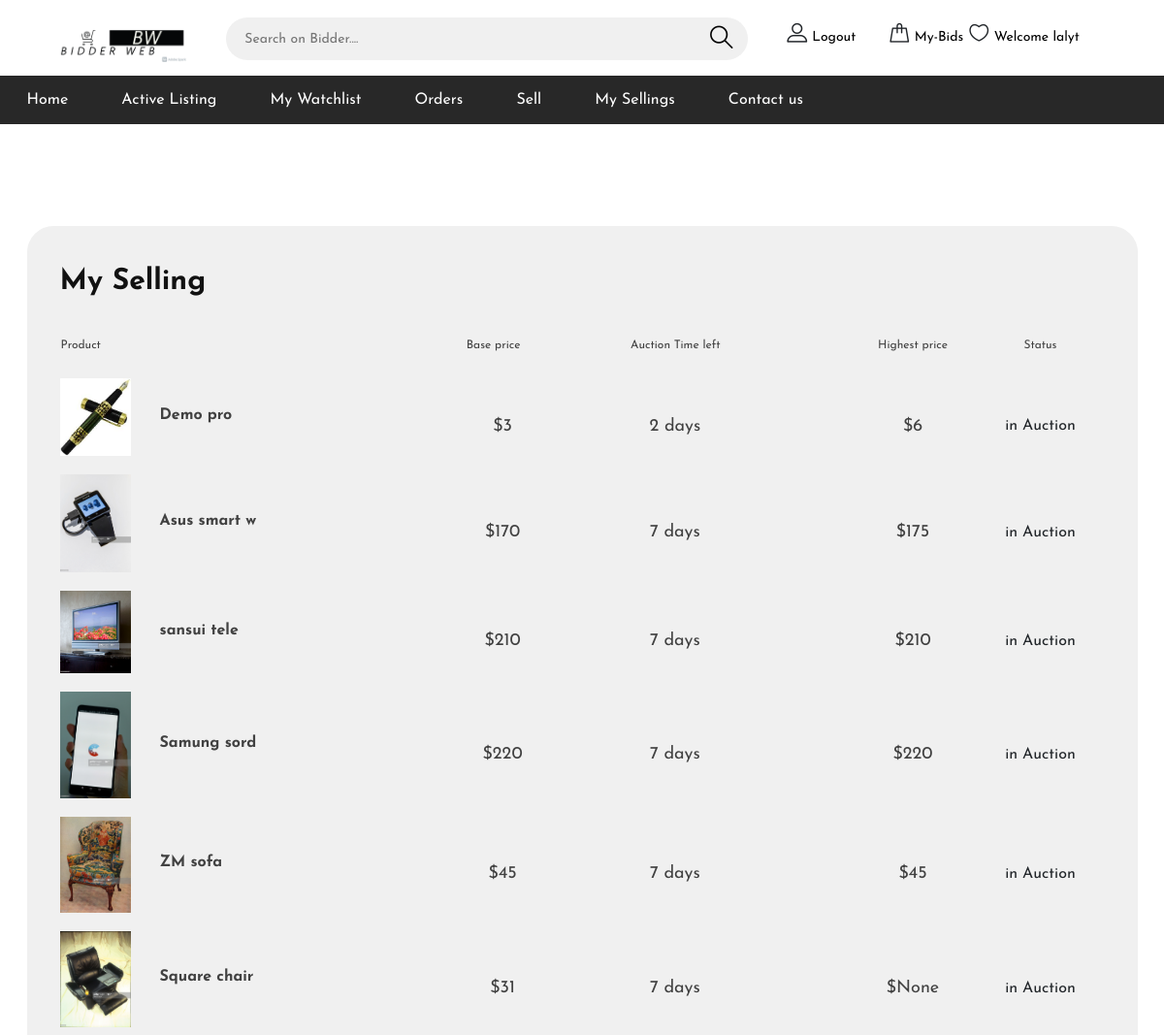
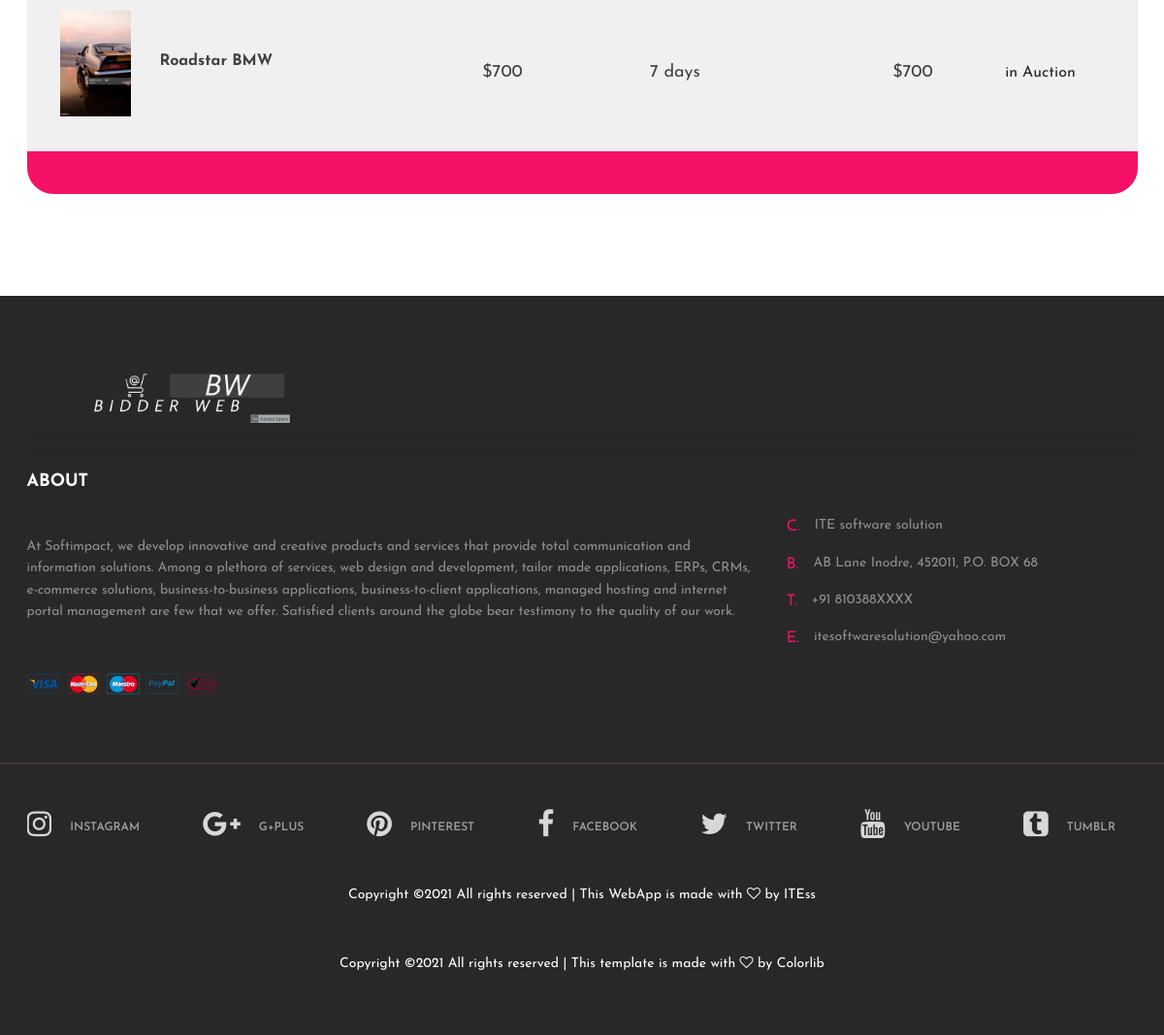
The page /sellingList (signed in) on the database its author committed (2 pictures, top to bottom).
### BidderWeb/models.py (models this page shows)
class product_data(models.Model):
    product_id = models.AutoField(primary_key=True)
    product_name = models.CharField(max_length=50)
    base_price = models.IntegerField()
    high_price = models.IntegerField(blank=True, null=True)
    buyer_id = models.IntegerField(blank=True, null=True)
    information =  models.CharField(max_length=500)
    auction_day_left = models.IntegerField(null=True)
    product_image = models.ImageField(upload_to='images/')
    user_id = models.ForeignKey(BWUser,null=True,blank=True,on_delete=models.CASCADE)

### BidderWeb/views.py (the view)
# urls.py: path('sellingList',views.sellingList),
def sellingList(request):
    if request.session.get('user_email') != None:
        user_id =  request.session.get('user_id')
        data = product_data.objects.filter(user_id = user_id ).order_by('-product_id')
        return render(request, 'sellingList.html',{'data':data})
    else:
        return render(request, 'login.html')

### templates/sellingList.html
{% extends 'base.html' %}
{% load static %}
{% block body %}
<section class="cart-section spad">
	<div class="container">
		<div class="row">
			<div class="col-lg-12">
				<div class="cart-table">
					<h3>My Selling</h3>
					<div class="cart-table-warp">
						<table>
							<thead>
								<tr>
									<th class="product-th">Product</th>
									<th class="quy-th">Base price</th>
									<th class="size-th">Auction Time left </th>
									<th class="total-th"> Highest price</th>
									<th class="total-th"> Status </th>
								</tr>
							</thead>
							<tbody>
								{% for d in data%}
								<tr>
									<td class="product-col">
										<a href="product?id={{d.product_id}}">
											<img src="media/{{d.product_image }}" alt="">
										</a>
										<div class="pc-title">
											<a href="product?id={{d.product_id}}">
												<h4>{{d.product_name}}</h4>
											</a>
										</div>
									</td>
									<td class="total-col">
										<h4>${{d.base_price}}</h4>
									</td>
									<td class="size-col">
										<h4>{{d.auction_day_left}} days</h4>
									</td>
									<td class="total-col">
										<h4>${{d.high_price}}</h4>
									</td>
									{% if d.auction_day_left != 0 %}
									<td class="total-col">in Auction</td>
									{% else %}
									<td class="total-col">sold at ${{d.high_price}}</td>
									{% endif %}
								</tr>
								{% endfor %}
							</tbody>
						</table>
					</div>
					<div class="total-cost">
					</div>
				</div>
			</div>
		</div>
</section>
{% endblock %}

### static/css/style.css (style rules this page uses)
html, body { height: 100%; font-family: 'Josefin Sans', sans-serif; -webkit-font-smoothing: antialiased; font-smoothing: antialiased; }
h1, h2, h3, h4, h5, h6 { margin: 0; color: #111111; font-weight: 600; }
h3 { font-size: 30px; }
h4 { font-size: 24px; }
img { max-width: 100%; }
.spad { padding-top: 105px; padding-bottom: 105px; }
.cart-table { padding: 40px 34px 0; background: #f0f0f0; border-radius: 27px; overflow: hidden; }
.cart-table h3 { font-weight: 700; margin-bottom: 37px; }
.cart-table table { width: 100%; min-width: 442px; margin-bottom: 17px; }
.cart-table table tr th { font-size: 12px; font-weight: 400; color: #414141; text-align: center; padding-bottom: 25px; }
.cart-table table tr th.product-th { text-align: left; }
.cart-table table tr th.size-th { padding-right: 70px; }
.cart-table table tr th.quy-th { padding-right: 20px; }
.cart-table .product-col { display: table; margin-bottom: 19px; }
.cart-table .product-col img { display: table-cell; vertical-align: middle; float: left; width: 73px; }
.cart-table .product-col .pc-title { display: table-cell; vertical-align: middle; padding-left: 30px; }
.cart-table .product-col .pc-title h4 { font-size: 16px; color: #414141; font-weight: 700; margin-bottom: 3px; }
.cart-table .size-col, .cart-table .total-col { text-align: center; }
.cart-table .size-col h4, .cart-table .total-col h4 { font-size: 18px; color: #414141; font-weight: 400; }
.cart-table .size-col h4 { padding-right: 70px; }
.cart-table .total-cost { background: #f51167; margin: 0 -34px; text-align: right; padding: 22px 0; padding-right: 50px; }
@media (min-width: 1200px) { .container { max-width: 1175px; } }

### rows shown on the page
product_data: product_image (picture), product_name "Demo pro", base_price "3", auction_day_left "2", high_price "6", shows "in Auction"
product_data: product_image (picture), product_name "Asus smart w", base_price "170", auction_day_left "7", high_price "175", shows "in Auction"
product_data: product_image (picture), product_name "sansui tele", base_price "210", auction_day_left "7", high_price "210", shows "in Auction"
product_data: product_image (picture), product_name "Samung sord", base_price "220", auction_day_left "7", high_price "220", shows "in Auction"
product_data: product_image (picture), product_name "ZM sofa", base_price "45", auction_day_left "7", high_price "45", shows "in Auction"
product_data: product_image (picture), product_name "Square chair", base_price "31", auction_day_left "7", high_price "None", shows "in Auction"
product_data: product_image (picture), product_name "Roadstar BMW", base_price "700", auction_day_left "7", high_price "700", shows "in Auction"

### other values the page prints
{{ request.session.user_name }} "lalyt"
